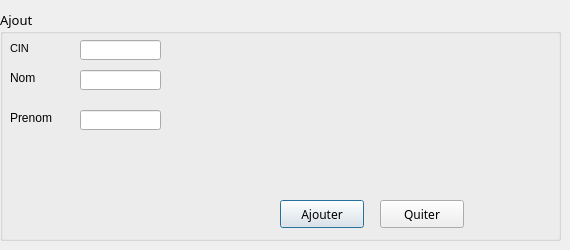
        <widget class="QWidget" name="tab_amir1">
         <attribute name="title">
          <string>Ajouter</string>
         </attribute>
         <widget class="QGroupBox" name="groupBox_amir1">
          <property name="geometry">
           <rect>
            <x>0</x>
            <y>10</y>
            <width>561</width>
            <height>231</height>
           </rect>
          </property>
          <property name="font">
           <font>
            <family>MS Reference Sans Serif</family>
            <pointsize>10</pointsize>
            <weight>50</weight>
            <bold>false</bold>
           </font>
          </property>
          <property name="styleSheet">
           <string notr="true">QTextEdit, QListView {
    background-color: white;
    background-image: url(draft.png);
    background-attachment: fixed;
}</string>
          </property>
          <property name="title">
           <string>Ajout</string>
          </property>
          <widget class="QLabel" name="label_6">
           <property name="geometry">
            <rect>
             <x>10</x>
             <y>30</y>
             <width>41</width>
             <height>16</height>
            </rect>
           </property>
           <property name="font">
            <font>
             <family>MS Shell Dlg 2</family>
             <pointsize>8</pointsize>
             <weight>50</weight>
             <bold>false</bold>
            </font>
           </property>
           <property name="styleSheet">
            <string notr="true">QLabel 
{
rgb(255, 255, 255)
font: 8pt &quot;MS Shell Dlg 2&quot;;}</string>
           </property>
           <property name="text">
            <string>CIN</string>
           </property>
          </widget>
          <widget class="QLineEdit" name="LineEdit_Id_client">
           <property name="geometry">
            <rect>
             <x>80</x>
             <y>30</y>
             <width>81</width>
             <height>20</height>
            </rect>
           </property>
           <property name="styleSheet">
            <string notr="true"/>
           </property>
          </widget>
          <widget class="QLabel" name="label_31">
           <property name="geometry">
            <rect>
             <x>10</x>
             <y>60</y>
             <width>51</width>
             <height>16</height>
            </rect>
           </property>
           <property name="text">
            <string>Nom</string>
           </property>
          </widget>
          <widget class="QLineEdit" name="LineEdit_Nom_client">
           <property name="geometry">
            <rect>
             <x>80</x>
             <y>60</y>
             <width>81</width>
             <height>20</height>
            </rect>
           </property>
          </widget>
          <widget class="QPushButton" name="ajouter_client">
           <property name="geometry">
            <rect>
             <x>280</x>
             <y>190</y>
             <width>84</width>
             <height>28</height>
            </rect>
           </property>
           <property name="font">
            <font>
             <family>MS Reference Sans Serif</family>
            </font>
           </property>
           <property name="focusPolicy">
            <enum>Qt::StrongFocus</enum>
           </property>
           <property name="styleSheet">
            <string notr="true">QPushButton::hover
{
	background-color: qlineargradient(spread:pad, x1:0, y1:0.511, x2:1, y2:0.511, stop:0 rgba(0, 207, 179, 255),stop:1 rgb(108, 135, 255));

}</string>
           </property>
           <property name="text">
            <string>Ajouter</string>
           </property>
           <property name="default">
            <bool>true</bool>
           </property>
          </widget>
          <widget class="QPushButton" name="quitter_ajouter_client">
           <property name="geometry">
            <rect>
             <x>380</x>
             <y>190</y>
             <width>84</width>
             <height>28</height>
            </rect>
           </property>
           <property name="font">
            <font>
             <family>MS Reference Sans Serif</family>
            </font>
           </property>
           <property name="contextMenuPolicy">
            <enum>Qt::NoContextMenu</enum>
           </property>
           <property name="styleSheet">
            <string notr="true">QPushButton::hover
{
	background-color: qlineargradient(spread:pad, x1:0, y1:0.511, x2:1, y2:0.511, stop:0 rgba(0, 207, 179, 255),stop:1 rgb(108, 135, 255));

}</string>
           </property>
           <property name="text">
            <string>Quiter</string>
           </property>
           <property name="autoDefault">
            <bool>false</bool>
           </property>
           <property name="default">
            <bool>false</bool>
           </property>
           <property name="flat">
            <bool>false</bool>
           </property>
          </widget>
          <widget class="QLabel" name="label_33">
           <property name="geometry">
            <rect>
             <x>10</x>
             <y>100</y>
             <width>51</width>
             <height>16</height>
            </rect>
           </property>
           <property name="text">
            <string>Prenom</string>
           </property>
          </widget>
          <widget class="QLineEdit" name="LineEdit_Prenom_client">
           <property name="geometry">
            <rect>
             <x>80</x>
             <y>100</y>
             <width>81</width>
             <height>20</height>
            </rect>
           </property>
          </widget>
         </widget>
        </widget>
